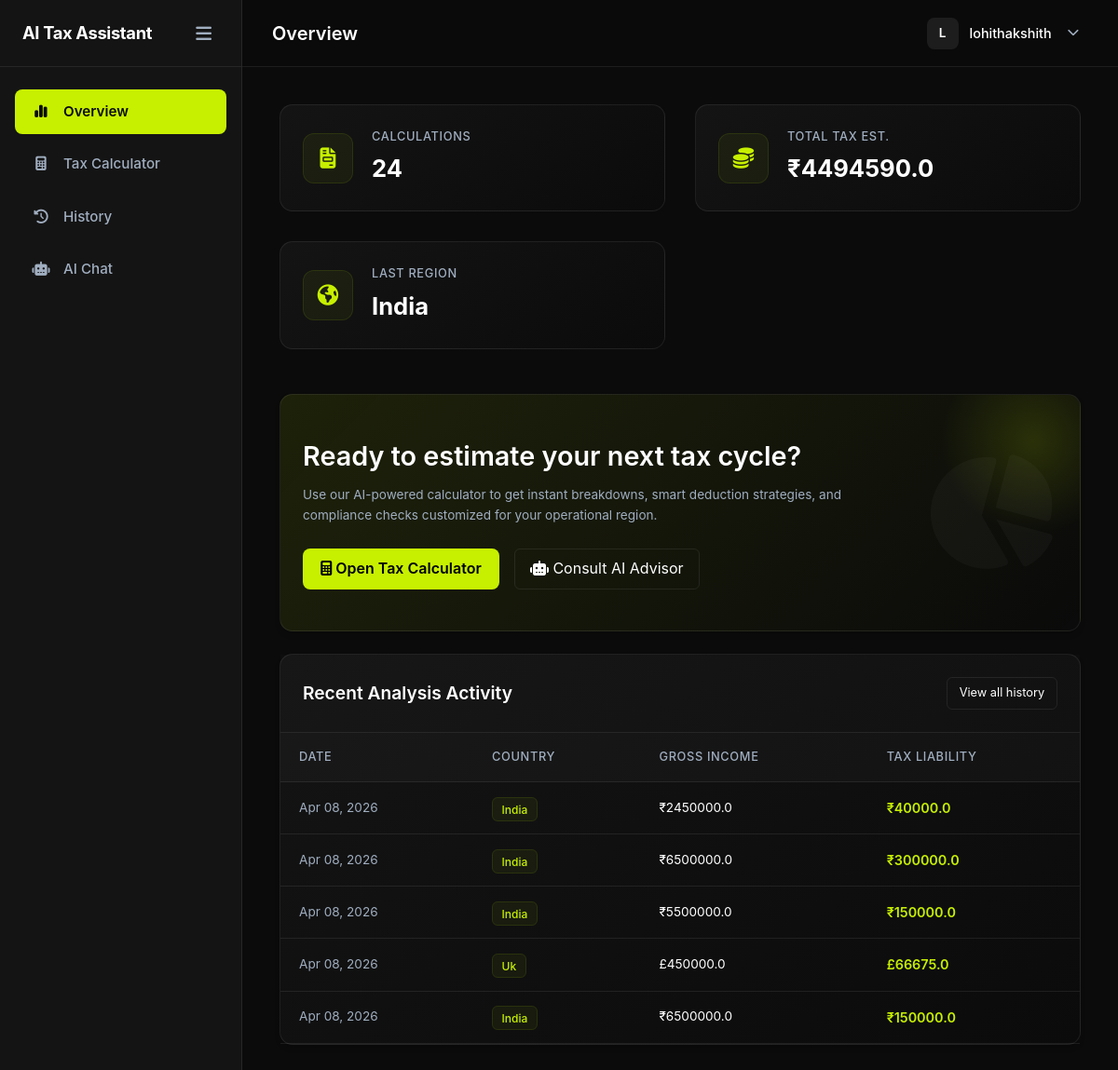
The app's page /dashboard/ (signed in) with its own data.
### tax_engine/models.py (models this page shows, shortened)
class TaxCalculation(models.Model):
    user = models.ForeignKey(User, on_delete=models.CASCADE)
    country = models.CharField(max_length=50)
    income = models.FloatField()
    deductions = models.FloatField()
    taxable_income = models.FloatField()
    estimated_tax = models.FloatField()
    created_at = models.DateTimeField(auto_now_add=True)

### dashboard/views.py (the view)
# urls.py: path('dashboard/', views.dashboard_view, name='dashboard'),
@login_required
def dashboard_view(request):
    calculations = TaxCalculation.objects.filter(user=request.user).order_by('-created_at')
    total_tax_paid = sum(calc.estimated_tax for calc in calculations)
    last_country = calculations.first().country if calculations.exists() else "None"
    context = {
        'calculations': calculations[:5], # Only show recent 5 on dash
        'total_calculations': calculations.count(),
        'total_tax_paid': round(total_tax_paid, 2),
        'last_country': last_country,
    }
    return render(request, 'dashboard/dashboard.html', context)

### dashboard/templatetags/tax_tags.py (called while the page is built)
@register.filter
def currency_symbol(country_name):
    if not country_name:
        return "$"
    country = country_name.lower().strip()
    mapping = {
        'india': '₹',
        'us': '$',
        'usa': '$',
        'usd': '$',
        'united states': '$',
        'uk': '£',
        'united kingdom': '£',
        'canada': 'C$',
        'australia': 'A$',
    }
    return mapping.get(country, "$")

@register.filter
def country_display(value):
    mapping = {
        "india": "India",
        "us": "United States",
        "usa": "United States",
        "usd": "United States",
        "uk": "United Kingdom",
        "canada": "Canada",
        "australia": "Australia",
    }
    return mapping.get(value.lower().strip(), value.title())

### templates/dashboard/dashboard.html (shortened to what this page needs)
{% extends 'base_app.html' %}
{% load tax_tags %}
{% block page_title %}Overview{% endblock %}
{% block content %}
<div class="dashboard-grid fade-in">
    <div class="stats-container">
        <div class="stat-card">
            <div class="stat-icon"><i class="fa-solid fa-file-invoice" style="color:var(--accent-neon);"></i></div>
            <div class="stat-info">
                <span class="stat-label">Calculations</span>
                <span class="stat-value format-number">{{ total_calculations }}</span>
            </div>
        </div>
        <div class="stat-card">
            <div class="stat-icon"><i class="fa-solid fa-coins" style="color:var(--accent-neon);"></i></div>
            <div class="stat-info">
                <span class="stat-label">Total Tax Est.</span>
                <span class="stat-value">{{ last_country|currency_symbol }}<span class="format-number">{{ total_tax_paid }}</span></span>
            </div>
        </div>
        <div class="stat-card">
            <div class="stat-icon"><i class="fa-solid fa-earth-americas" style="color:var(--accent-neon);"></i></div>
            <div class="stat-info">
                <span class="stat-label">Last Region</span>
                <span class="stat-value">{{ last_country|country_display }}</span>
            </div>
        </div>
    </div>
    <div class="card mt-2 mb-4" style="background: linear-gradient(135deg, rgba(199,240,0,0.1) 0%, rgba(0,0,0,0) 100%); position: relative; overflow: hidden;">
        <div style="position: absolute; top: -50px; right: -50px; width: 200px; height: 200px; background: radial-gradient(circle, rgba(199,240,0,0.15) 0%, rgba(0,0,0,0) 70%); border-radius: 50%;"></div>
        <div class="flex-between align-center p-4 banner-flex" style="flex-wrap: wrap; gap: 2rem;">
            <div style="flex: 1; min-width: 300px;">
                <h2 class="mb-2 font-weight-bold" style="font-size: 1.8rem;">Ready to estimate your next tax cycle?</h2>
                <p class="text-muted text-sm mb-4" style="line-height: 1.6; max-width: 600px;">Use our AI-powered calculator to get instant breakdowns, smart deduction strategies, and compliance checks customized for your operational region.</p>
                <div style="display: flex; gap: 1rem;">
                    <a href="{% url 'calculator' %}" class="btn-primary"><i class="fa-solid fa-calculator"></i> Open Tax Calculator</a>
                    <a href="{% url 'chat' %}" class="btn-outline"><i class="fa-solid fa-robot"></i> Consult AI Advisor</a>
                </div>
            </div>
            <div style="font-size: 8rem; color: rgba(255,255,255,0.03); transform: rotate(15deg);">
                <i class="fa-solid fa-chart-pie"></i>
            </div>
        </div>
    </div>
    <div class="card mt-4">
        <div class="card-header flex-between">
            <h3>Recent Analysis Activity</h3>
            <a href="{% url 'history' %}" class="btn-outline" style="font-size: 0.8rem; padding: 0.4rem 0.8rem;">View all history</a>
        </div>
        <div class="card-body p-0">
            {% if calculations %}
            <div class="table-responsive">
                <table class="table table-hover">
                    <thead>
                        <tr>
                            <th>Date</th>
                            <th>Country</th>
                            <th>Gross Income</th>
                            <th>Tax Liability</th>
                        </tr>
                    </thead>
                    <tbody>
                        {% for calc in calculations %}
                        <tr>
                            <td class="text-muted text-sm">{{ calc.created_at|date:"M d, Y" }}</td>
                            <td style="text-transform: capitalize;">
                                <span class="badge" style="background: rgba(199,240,0,0.05); border: 1px solid rgba(199,240,0,0.1); color: var(--accent-neon);">{{ calc.country }}</span>
                            </td>
                            <td class="text-sm">{{ calc.country|currency_symbol }}<span class="format-number">{{ calc.income }}</span></td>
                            <td class="text-accent font-weight-bold">
                                {{ calc.country|currency_symbol }}<span class="format-number">{{ calc.estimated_tax }}</span>
                            </td>
                        </tr>
                        {% endfor %}
                    </tbody>
                </table>
            </div>
            {% else %}
            <div class="empty-state p-5 text-center">
                <p class="text-muted">No calculations yet. Start your first analysis to see data here.</p>
                <a href="{% url 'calculator' %}" class="btn-outline mt-3" style="display: inline-flex;">Calculate Now</a>
            </div>
            {% endif %}
        </div>
    </div>
</div>
{% endblock %}

### templates/base_app.html (shortened to what this page needs)
{% load static %}
<!DOCTYPE html>
<html lang="en">
<head>
    <link rel="stylesheet" href="https://cdnjs.cloudflare.com/ajax/libs/font-awesome/6.5.1/css/all.min.css" />
    <link rel="stylesheet" href="{% static 'style.css' %}">
    <link rel="stylesheet" href="{% static 'dashboard.css' %}">
</head>
<body class="app-body">
    <aside class="app-sidebar" id="appSidebar">
        <div class="sidebar-header">
            <span class="logo">AI Tax Assistant</span>
            <button class="icon-btn" id="toggleSidebar"><i class="fa-solid fa-bars"></i></button>
        </div>
        <nav class="sidebar-nav">
            <a href="{% url 'dashboard' %}" class="nav-item">
                <span class="nav-icon"><i class="fa-solid fa-chart-simple"></i></span>
                <span class="nav-label">Overview</span>
            </a>
            <a href="{% url 'calculator' %}" class="nav-item">
                <span class="nav-icon"><i class="fa-solid fa-calculator"></i></span>
                <span class="nav-label">Tax Calculator</span>
            </a>
            <a href="{% url 'history' %}" class="nav-item">
                <span class="nav-icon"><i class="fa-solid fa-clock-rotate-left"></i></span>
                <span class="nav-label">History</span>
            </a>
            <a href="{% url 'chat' %}" class="nav-item">
                <span class="nav-icon"><i class="fa-solid fa-robot"></i></span>
                <span class="nav-label">AI Chat</span>
            </a>
        </nav>
    </aside>
    <div class="app-main">
        <header class="app-topbar">
            <div class="topbar-left">
                <h2 class="page-title">{% block page_title %}Dashboard{% endblock %}</h2>
            </div>
            <div class="topbar-right">
                <div class="user-profile-dropdown" id="userProfileDropdown">
                    <div class="user-profile-trigger" id="dropdownTrigger">
                        <div class="user-avatar" data-initials="{{ request.user.username|make_list|first|upper }}">
                            {{ request.user.username|make_list|first|upper }}
                        </div>
                        <span class="user-name">{{ request.user.username }}</span>
                        <i class="fa-solid fa-chevron-down" style="font-size: 0.8rem; margin-left: 5px; color: var(--text-muted);"></i>
                    </div>
                </div>
            </div>
        </header>
        <main class="app-content container-fluid">
            {% block content %}
            {% endblock %}
        </main>
    </div>
</body>
</html>

### static/style.css (style rules this page uses)
html { scroll-behavior: smooth; }
* { margin: 0; padding: 0; box-sizing: border-box; font-family: 'Inter', system-ui, sans-serif; }
:root { --bg-main: #0b0b0b; --bg-card: #141414; --text-main: #ffffff; --text-muted: #b3b3b3; --border-color: #262626; --accent: #c7f000; }
body { background: var(--bg-main); color: var(--text-main); line-height: 1.6; }
a { text-decoration: none; color: var(--text-main); }
.btn-primary { background: var(--accent); color: #000 !important; padding: 0.6rem 1.2rem; border-radius: 8px; font-weight: 600; border: none; cursor: pointer; transition: opacity 0.15s ease, transform 0.15s ease !important; }
.btn-outline { border: 1px solid var(--border-color); padding: 0.5rem 1rem; border-radius: 6px; }
main { padding: 2rem; display: block; min-width: 320px; }

### records on screen
TaxCalculation: country "₹", country "India", created_at "Apr 08, 2026", income "2450000.0", estimated_tax "40000.0"
TaxCalculation: created_at "Apr 08, 2026", country "India", country "₹", income "6500000.0", estimated_tax "300000.0"
TaxCalculation: created_at "Apr 08, 2026", country "India", country "₹", income "5500000.0", estimated_tax "150000.0"
TaxCalculation: created_at "Apr 08, 2026", country "Uk", country "£", income "450000.0", estimated_tax "66675.0"
TaxCalculation: created_at "Apr 08, 2026", country "India", country "₹", income "6500000.0", estimated_tax "150000.0"

### other values on screen
{{ request.user.username|make_list|first|upper }} "L"
{{ request.user.username }} "lohithakshith"
{{ total_calculations }} "24"
{{ total_tax_paid }} "4494590.0"
